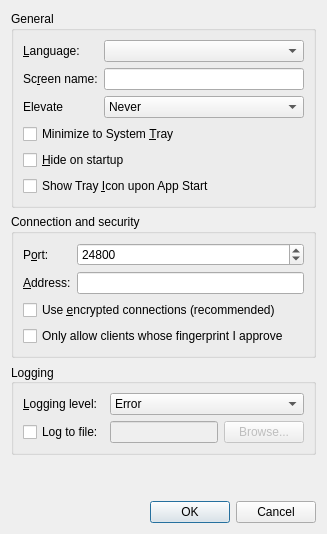
<?xml version="1.0" encoding="UTF-8"?>
<ui version="4.0">
 <class>SettingsDialog</class>
 <widget class="QDialog" name="SettingsDialog">
  <property name="geometry">
   <rect>
    <x>0</x>
    <y>0</y>
    <width>400</width>
    <height>0</height>
   </rect>
  </property>
  <property name="windowTitle">
   <string>Settings</string>
  </property>
  <layout class="QVBoxLayout" name="verticalLayout">
   <item>
    <widget class="QGroupBox" name="m_pGroupGeneral">
     <property name="enabled">
      <bool>true</bool>
     </property>
     <property name="sizePolicy">
      <sizepolicy hsizetype="Preferred" vsizetype="Preferred">
       <horstretch>0</horstretch>
       <verstretch>0</verstretch>
      </sizepolicy>
     </property>
     <property name="title">
      <string>General</string>
     </property>
     <layout class="QFormLayout" name="formLayout">
      <property name="fieldGrowthPolicy">
       <enum>QFormLayout::AllNonFixedFieldsGrow</enum>
      </property>
      <item row="0" column="0">
       <widget class="QLabel" name="m_pLabel_27">
        <property name="sizePolicy">
         <sizepolicy hsizetype="Preferred" vsizetype="Preferred">
          <horstretch>0</horstretch>
          <verstretch>0</verstretch>
         </sizepolicy>
        </property>
        <property name="minimumSize">
         <size>
          <width>75</width>
          <height>0</height>
         </size>
        </property>
        <property name="text">
         <string>&amp;Language:</string>
        </property>
        <property name="buddy">
         <cstring>m_pComboLanguage</cstring>
        </property>
       </widget>
      </item>
      <item row="0" column="1">
       <widget class="QComboBox" name="m_pComboLanguage"/>
      </item>
      <item row="1" column="0">
       <widget class="QLabel" name="m_pLabel_19">
        <property name="minimumSize">
         <size>
          <width>75</width>
          <height>0</height>
         </size>
        </property>
        <property name="text">
         <string>Sc&amp;reen name:</string>
        </property>
        <property name="buddy">
         <cstring>m_pLineEditScreenName</cstring>
        </property>
       </widget>
      </item>
      <item row="1" column="1">
       <widget class="QLineEdit" name="m_pLineEditScreenName">
        <property name="enabled">
         <bool>true</bool>
        </property>
       </widget>
      </item>
      <item row="2" column="0">
       <widget class="QLabel" name="m_pLabelElevate">
        <property name="text">
         <string>Elevate</string>
        </property>
       </widget>
      </item>
      <item row="2" column="1">
       <widget class="QComboBox" name="m_pComboElevate">
        <property name="toolTip">
         <string>Specify when the InputLeap service should run at an elevated privilege level</string>
        </property>
        <property name="currentIndex">
         <number>2</number>
        </property>
        <item>
         <property name="text">
          <string>As Needed</string>
         </property>
        </item>
        <item>
         <property name="text">
          <string>Always</string>
         </property>
        </item>
        <item>
         <property name="text">
          <string>Never</string>
         </property>
        </item>
       </widget>
      </item>
      <item row="3" column="0" colspan="2">
       <widget class="QCheckBox" name="m_pCheckBoxMinimizeToTray">
        <property name="text">
         <string>Minimize to System &amp;Tray</string>
        </property>
       </widget>
      </item>
      <item row="4" column="0" colspan="2">
       <widget class="QCheckBox" name="m_pCheckBoxAutoHide">
        <property name="text">
         <string>&amp;Hide on startup</string>
        </property>
       </widget>
      </item>
      <item row="5" column="0" colspan="2">
       <widget class="QCheckBox" name="m_pCheckBoxAutoStart">
        <property name="text">
         <string>Show Tray &amp;Icon upon App Start</string>
        </property>
       </widget>
      </item>
     </layout>
    </widget>
   </item>
   <item>
    <widget class="QGroupBox" name="m_pGroupNetworking">
     <property name="title">
      <string>Connection and security</string>
     </property>
     <layout class="QGridLayout" name="gridLayout_3">
      <item row="1" column="0">
       <widget class="QLabel" name="m_pLabel_21">
        <property name="text">
         <string>&amp;Address:</string>
        </property>
        <property name="buddy">
         <cstring>m_pLineEditInterface</cstring>
        </property>
       </widget>
      </item>
      <item row="0" column="0">
       <widget class="QLabel" name="m_pLabel_20">
        <property name="text">
         <string>P&amp;ort:</string>
        </property>
        <property name="buddy">
         <cstring>m_pSpinBoxPort</cstring>
        </property>
       </widget>
      </item>
      <item row="0" column="1">
       <widget class="QSpinBox" name="m_pSpinBoxPort">
        <property name="enabled">
         <bool>true</bool>
        </property>
        <property name="sizePolicy">
         <sizepolicy hsizetype="MinimumExpanding" vsizetype="Fixed">
          <horstretch>0</horstretch>
          <verstretch>0</verstretch>
         </sizepolicy>
        </property>
        <property name="maximum">
         <number>65535</number>
        </property>
        <property name="value">
         <number>24800</number>
        </property>
       </widget>
      </item>
      <item row="1" column="1">
       <widget class="QLineEdit" name="m_pLineEditInterface">
        <property name="enabled">
         <bool>true</bool>
        </property>
       </widget>
      </item>
      <item row="2" column="0" colspan="2">
      <widget class="QCheckBox" name="m_pCheckBoxEnableCrypto">
       <property name="text">
         <string>Use &amp;encrypted connections (recommended)</string>
        </property>
        <property name="toolTip">
         <string>Use the same security setting on every computer.</string>
        </property>
       </widget>
      </item>
      <item row="3" column="0" colspan="2">
      <widget class="QCheckBox" name="checkbox_require_client_certificate">
       <property name="text">
         <string>Only allow clients whose fingerprint I approve</string>
        </property>
        <property name="toolTip">
         <string>New clients must be approved before they can connect.</string>
        </property>
       </widget>
      </item>
     </layout>
    </widget>
   </item>
   <item>
    <widget class="QGroupBox" name="m_pGroupLog">
     <property name="sizePolicy">
      <sizepolicy hsizetype="Preferred" vsizetype="Preferred">
       <horstretch>0</horstretch>
       <verstretch>0</verstretch>
      </sizepolicy>
     </property>
     <property name="title">
      <string>Logging</string>
     </property>
     <property name="alignment">
      <set>Qt::AlignLeading|Qt::AlignLeft|Qt::AlignVCenter</set>
     </property>
     <property name="flat">
      <bool>false</bool>
     </property>
     <layout class="QGridLayout" name="gridLayout_2">
      <item row="1" column="0">
       <widget class="QCheckBox" name="m_pCheckBoxLogToFile">
        <property name="text">
         <string>Log to file:</string>
        </property>
       </widget>
      </item>
      <item row="1" column="2">
       <widget class="QPushButton" name="m_pButtonBrowseLog">
        <property name="enabled">
         <bool>false</bool>
        </property>
        <property name="text">
         <string>Browse...</string>
        </property>
       </widget>
      </item>
      <item row="0" column="1" colspan="2">
       <widget class="QComboBox" name="m_pComboLogLevel">
        <item>
         <property name="text">
          <string>Error</string>
         </property>
        </item>
        <item>
         <property name="text">
          <string>Warning</string>
         </property>
        </item>
        <item>
         <property name="text">
          <string>Note</string>
         </property>
        </item>
        <item>
         <property name="text">
          <string>Info</string>
         </property>
        </item>
        <item>
         <property name="text">
          <string>Debug</string>
         </property>
        </item>
        <item>
         <property name="text">
          <string>Debug1</string>
         </property>
        </item>
        <item>
         <property name="text">
          <string>Debug2</string>
         </property>
        </item>
       </widget>
      </item>
      <item row="0" column="0">
       <widget class="QLabel" name="m_pLabel_3">
        <property name="minimumSize">
         <size>
          <width>75</width>
          <height>0</height>
         </size>
        </property>
        <property name="text">
         <string>&amp;Logging level:</string>
        </property>
        <property name="buddy">
         <cstring>m_pComboLogLevel</cstring>
        </property>
       </widget>
      </item>
      <item row="1" column="1">
       <widget class="QLineEdit" name="m_pLineEditLogFilename">
        <property name="enabled">
         <bool>false</bool>
        </property>
       </widget>
      </item>
     </layout>
    </widget>
   </item>
   <item>
    <spacer name="verticalSpacer">
     <property name="orientation">
      <enum>Qt::Vertical</enum>
     </property>
     <property name="sizeHint" stdset="0">
      <size>
       <width>20</width>
       <height>40</height>
      </size>
     </property>
    </spacer>
   </item>
   <item>
    <widget class="QDialogButtonBox" name="buttonBox">
     <property name="orientation">
      <enum>Qt::Horizontal</enum>
     </property>
     <property name="standardButtons">
      <set>QDialogButtonBox::Cancel|QDialogButtonBox::Ok</set>
     </property>
    </widget>
   </item>
  </layout>
 </widget>
 <tabstops>
  <tabstop>m_pComboLanguage</tabstop>
  <tabstop>m_pLineEditScreenName</tabstop>
  <tabstop>m_pComboElevate</tabstop>
  <tabstop>m_pCheckBoxMinimizeToTray</tabstop>
  <tabstop>m_pCheckBoxAutoHide</tabstop>
  <tabstop>m_pCheckBoxAutoStart</tabstop>
  <tabstop>m_pSpinBoxPort</tabstop>
  <tabstop>m_pLineEditInterface</tabstop>
  <tabstop>m_pCheckBoxEnableCrypto</tabstop>
  <tabstop>m_pComboLogLevel</tabstop>
  <tabstop>m_pCheckBoxLogToFile</tabstop>
  <tabstop>m_pLineEditLogFilename</tabstop>
  <tabstop>m_pButtonBrowseLog</tabstop>
 </tabstops>
 <resources/>
 <connections/>
</ui>
